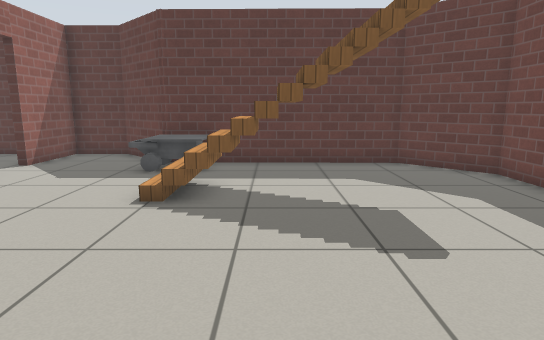
[1] (above)

16 first-person views from a walk through a Gazebo world. The camera is 0.94 m above the floor, tilts 10° down and sees 75° across. The floor is counted in squares, 0.5 m on a side. Each view is taken from the middle of a square. On the plan, view 1 faces up. The plan holds only what a view shows up to about 18 squares ahead; the rest is blank. The place goes on beyond the plan. Gazebo's built-in surfaces are drawn with simple patterns. Simple shapes stand in for some stock models. Surface patterns are stand-ins for the level's own textures.

[2]
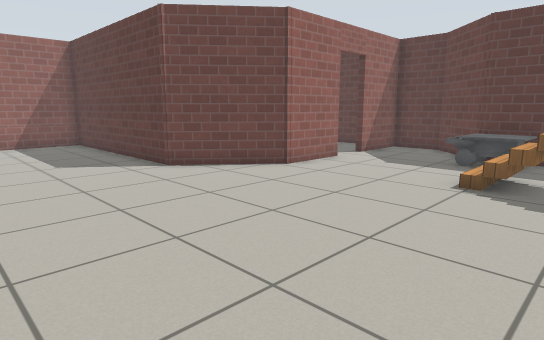

[3]
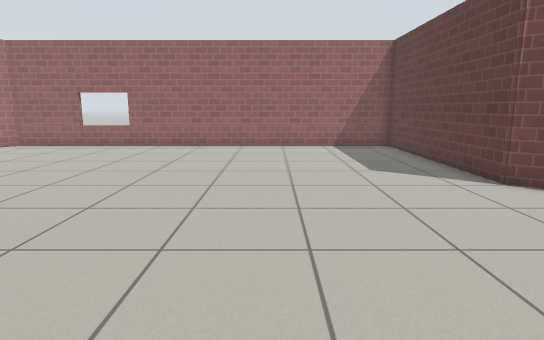

[4]
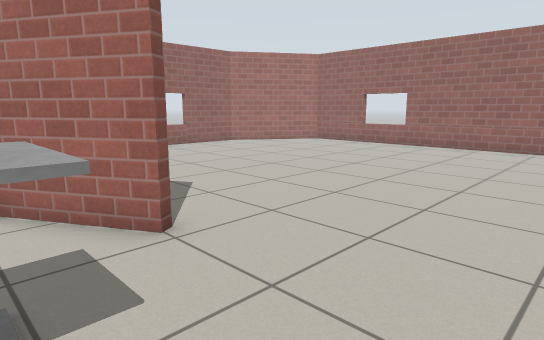

[5]
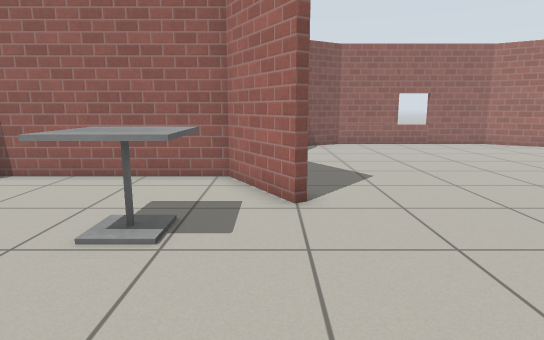

[6]
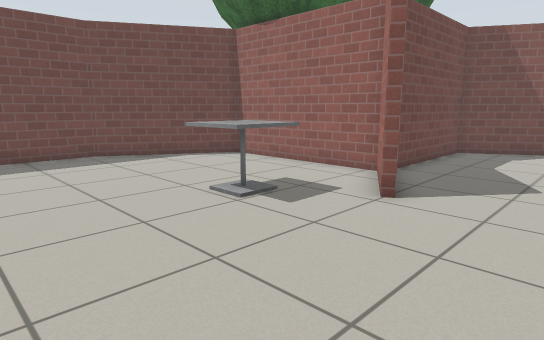

[7]
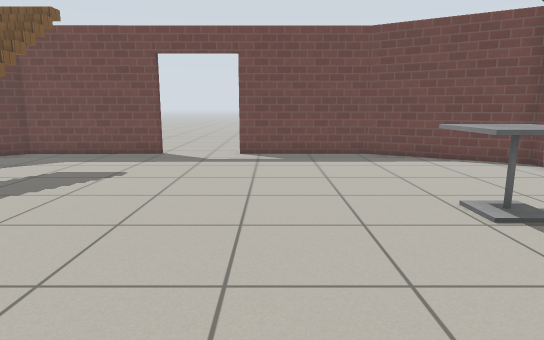

[8]
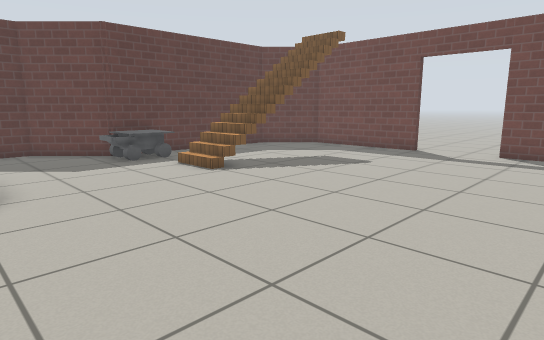

[9]
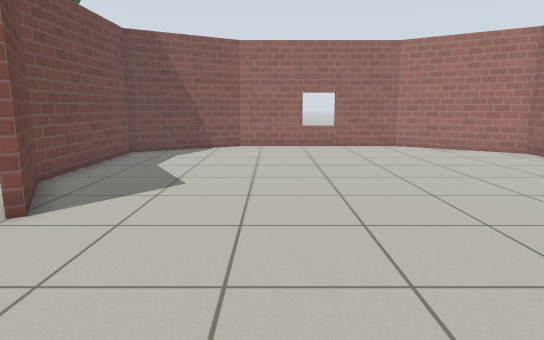

[10]
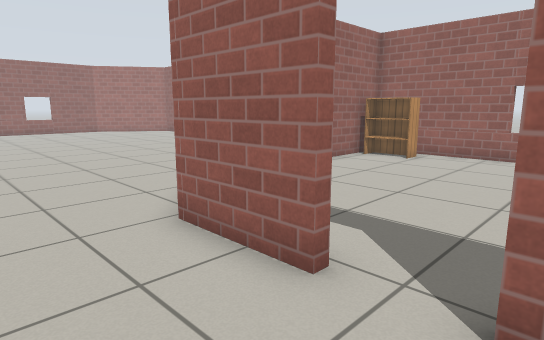

[11]
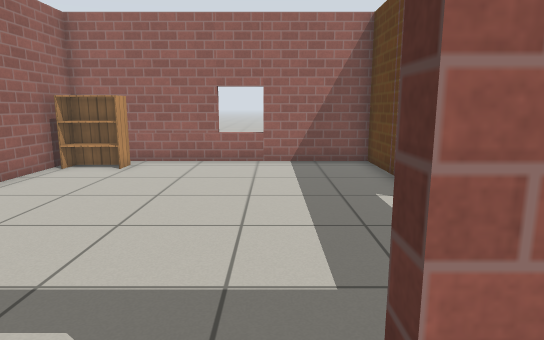

[12]
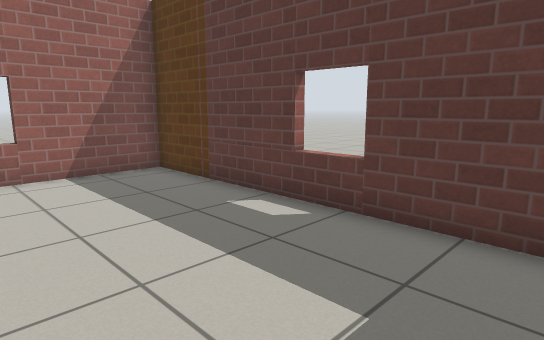

[13]
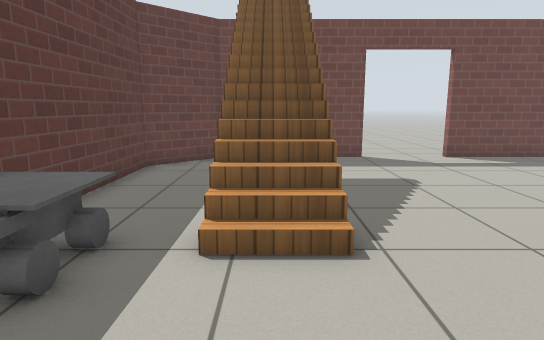

[14]
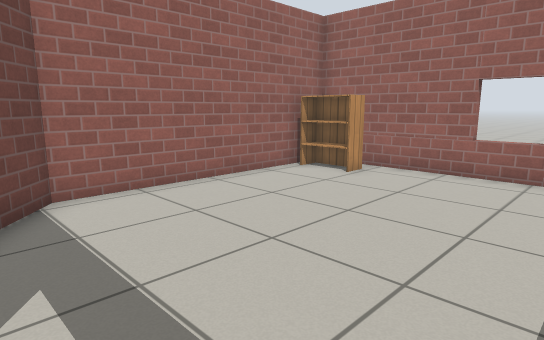

[15]
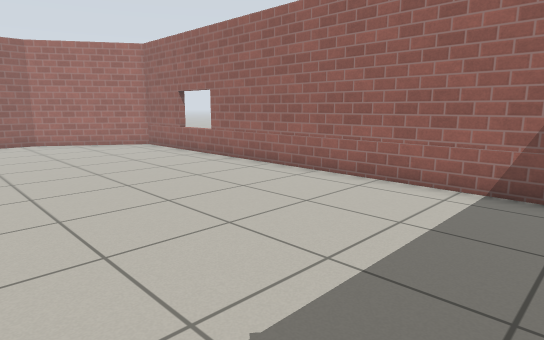

[16]
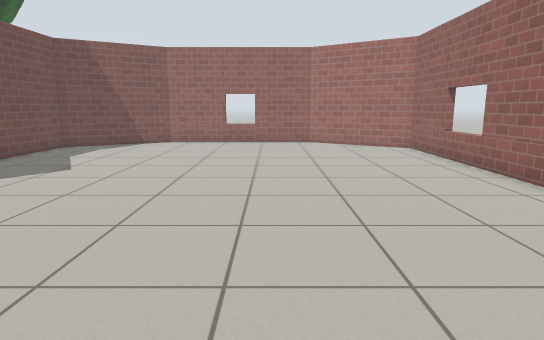

### Floor plan
Points are (right, up) in squares from view 1. A wall is a line through its corners. A room is listed if a view was taken in it or the views show most of it. See-through windows are left out.
Room 1 (views 1, 2, 3, 4, 5, 6, 7, 8, 9, 10, 11, 13, 15, 16)
walls: (-4.5, -5.8) (-2.8, -8.6); (-3.1, -8.6) (3.7, -8.6) (6.5, -3.8) (6.5, 1.4); (-8, 6.9) (-10.6, 3.8) (-19.5, 3.8) (-19.5, -14.5) (-15.1, -17.4) (-7.5, -17.4) (-3.1, -14.9) (-3.1, -8.8) (-4.7, -5.9); (-8, 9.8) (-8, 6.6); (6.5, 4.5) (6.4, 9.9) (4.3, 12) (-2.6, 12.2); (-3.8, 12.3) (-5.9, 14.4) (-8, 14.4) (-8, 11.5)
ways out: open door at (-8, 10.5) to room 2; open door at (7, 3)
objects: other object (-4, 10) to (-2, 12); cafe table (-2, -5) to (-1, -4)
Room 2 (views 12, 14)
walls: (-9.5, 14.4) (-19.5, 14.4) (-19.5, 4.1) (-10.7, 4.1) (-9.7, 5.3)
ways out: open door at (-8, 10.5) to room 1
objects: bookshelf (-18, 5) to (-18, 6)

Positions as (right, up) in squares from view 1, and headings:
1: (0, 0), facing up
2: (0, -2), facing up-left
3: (-2, -2), facing left
4: (-2, -1), facing down-left
5: (-4, 1), facing down
6: (-8, 1), facing down-right
7: (-8, 0), facing right
8: (-9, -2), facing up-right
9: (-9, 0), facing down
10: (-5, 12), facing down-left
11: (-7, 11), facing left
12: (-9, 9), facing up-left
13: (-7, 8), facing right
14: (-9, 12), facing down-left
15: (-11, 3), facing down-left
16: (-13, 2), facing down
